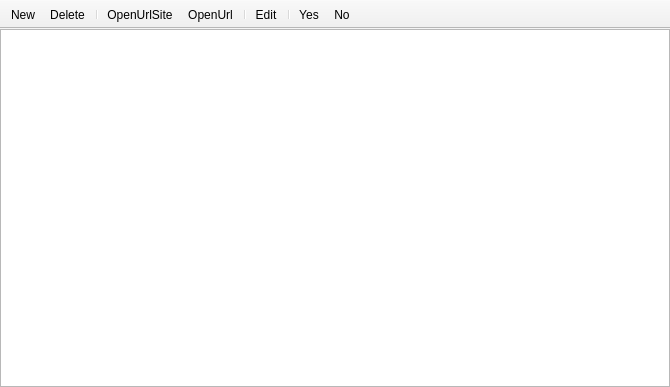
<?xml version="1.0" encoding="UTF-8"?>
<ui version="4.0">
 <class>ViewContent</class>
 <widget class="QMainWindow" name="ViewContent">
  <property name="geometry">
   <rect>
    <x>0</x>
    <y>0</y>
    <width>670</width>
    <height>387</height>
   </rect>
  </property>
  <property name="windowTitle">
   <string>MainWindow</string>
  </property>
  <property name="toolTip">
   <string/>
  </property>
  <widget class="QWidget" name="centralwidget">
   <layout class="QGridLayout" name="gridLayout">
    <property name="leftMargin">
     <number>0</number>
    </property>
    <property name="topMargin">
     <number>0</number>
    </property>
    <property name="rightMargin">
     <number>0</number>
    </property>
    <property name="bottomMargin">
     <number>0</number>
    </property>
    <item row="0" column="0">
     <widget class="QTableView" name="tableView">
      <property name="minimumSize">
       <size>
        <width>550</width>
        <height>200</height>
       </size>
      </property>
      <property name="styleSheet">
       <string notr="true">QTableView{
border-width:2px
}</string>
      </property>
     </widget>
    </item>
   </layout>
  </widget>
  <widget class="QToolBar" name="toolBar">
   <property name="windowTitle">
    <string>toolBar</string>
   </property>
   <property name="toolTip">
    <string/>
   </property>
   <property name="movable">
    <bool>false</bool>
   </property>
   <attribute name="toolBarArea">
    <enum>TopToolBarArea</enum>
   </attribute>
   <attribute name="toolBarBreak">
    <bool>false</bool>
   </attribute>
   <addaction name="action_New"/>
   <addaction name="action_Delete"/>
   <addaction name="separator"/>
   <addaction name="action_OpenUrlSite"/>
   <addaction name="action_OpenUrlCart"/>
   <addaction name="separator"/>
   <addaction name="action_Edit"/>
   <addaction name="separator"/>
   <addaction name="action_Yes"/>
   <addaction name="action_No"/>
  </widget>
  <action name="action_New">
   <property name="icon">
    <iconset>
     <normaloff>:/plus.png</normaloff>:/plus.png</iconset>
   </property>
   <property name="text">
    <string>&amp;New</string>
   </property>
   <property name="toolTip">
    <string>Добавить</string>
   </property>
  </action>
  <action name="action_Delete">
   <property name="icon">
    <iconset>
     <normaloff>:/trash.png</normaloff>:/trash.png</iconset>
   </property>
   <property name="text">
    <string>&amp;Delete</string>
   </property>
   <property name="toolTip">
    <string>Удалить</string>
   </property>
  </action>
  <action name="action_Edit">
   <property name="icon">
    <iconset>
     <normaloff>:/note.png</normaloff>:/note.png</iconset>
   </property>
   <property name="text">
    <string>&amp;Edit</string>
   </property>
   <property name="toolTip">
    <string>Редактировать</string>
   </property>
  </action>
  <action name="action_Yes">
   <property name="icon">
    <iconset>
     <normaloff>:/check.png</normaloff>:/check.png</iconset>
   </property>
   <property name="text">
    <string>&amp;Yes</string>
   </property>
   <property name="toolTip">
    <string>Применить</string>
   </property>
  </action>
  <action name="action_No">
   <property name="icon">
    <iconset>
     <normaloff>:/close.png</normaloff>:/close.png</iconset>
   </property>
   <property name="text">
    <string>&amp;No</string>
   </property>
   <property name="toolTip">
    <string>Отменить</string>
   </property>
  </action>
  <action name="action_OpenUrlCart">
   <property name="icon">
    <iconset>
     <normaloff>:/share2.png</normaloff>:/share2.png</iconset>
   </property>
   <property name="text">
    <string>&amp;OpenUrl</string>
   </property>
   <property name="toolTip">
    <string>Перейти по ссылке (URL-картматериала)</string>
   </property>
  </action>
  <action name="action_OpenUrlSite">
   <property name="icon">
    <iconset>
     <normaloff>:/arrow-right.png</normaloff>:/arrow-right.png</iconset>
   </property>
   <property name="text">
    <string>&amp;OpenUrlSite</string>
   </property>
   <property name="toolTip">
    <string>Перейти по ссылке (URL-сайта)</string>
   </property>
  </action>
 </widget>
 <resources>
  <include location="../resources/ViewWindowRes.qrc"/>
 </resources>
 <connections/>
</ui>
